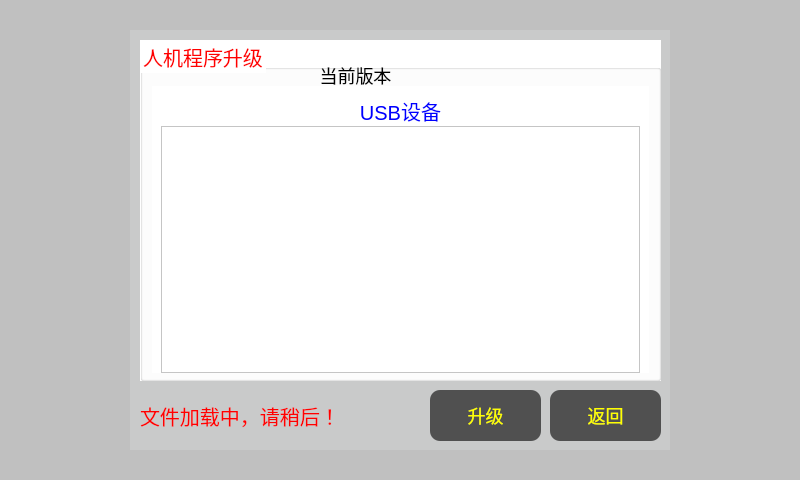
<?xml version="1.0" encoding="UTF-8"?>
<ui version="4.0">
 <class>UI</class>
 <widget class="QDialog" name="UI">
  <property name="geometry">
   <rect>
    <x>0</x>
    <y>0</y>
    <width>800</width>
    <height>480</height>
   </rect>
  </property>
  <property name="windowTitle">
   <string>Dialog</string>
  </property>
  <property name="styleSheet">
   <string notr="true"/>
  </property>
  <widget class="QLabel" name="info_pb">
   <property name="geometry">
    <rect>
     <x>280</x>
     <y>20</y>
     <width>191</width>
     <height>31</height>
    </rect>
   </property>
   <property name="text">
    <string/>
   </property>
  </widget>
  <widget class="QWidget" name="widget_2" native="true">
   <property name="geometry">
    <rect>
     <x>130</x>
     <y>30</y>
     <width>540</width>
     <height>420</height>
    </rect>
   </property>
   <property name="styleSheet">
    <string notr="true">QWidget{
background-color: rgb(201, 202, 202);
}
QPushButton{
border-radius:10;
background-color: rgb(80, 80, 80);
font-size:18px;
color:rgb(255, 255, 0);
}
QPushButton::pressed{
background-color: rgb(120, 120, 120);
}</string>
   </property>
   <widget class="QGroupBox" name="groupBox">
    <property name="geometry">
     <rect>
      <x>10</x>
      <y>10</y>
      <width>521</width>
      <height>341</height>
     </rect>
    </property>
    <property name="styleSheet">
     <string notr="true">QGroupBox{background-color: rgb(255, 255, 255);font-size:20px;color:red}</string>
    </property>
    <property name="title">
     <string>人机程序升级</string>
    </property>
    <layout class="QHBoxLayout" name="horizontalLayout">
     <property name="spacing">
      <number>9</number>
     </property>
     <property name="topMargin">
      <number>16</number>
     </property>
     <property name="bottomMargin">
      <number>5</number>
     </property>
     <item>
      <widget class="QWidget" name="widget" native="true">
       <property name="styleSheet">
        <string notr="true">background-color: rgb(255, 255, 255);</string>
       </property>
       <layout class="QVBoxLayout" name="verticalLayout">
        <property name="spacing">
         <number>0</number>
        </property>
        <property name="bottomMargin">
         <number>0</number>
        </property>
        <item>
         <widget class="QPushButton" name="usbMesg_pb">
          <property name="minimumSize">
           <size>
            <width>0</width>
            <height>31</height>
           </size>
          </property>
          <property name="maximumSize">
           <size>
            <width>16777215</width>
            <height>31</height>
           </size>
          </property>
          <property name="styleSheet">
           <string notr="true">QPushButton{font-size:20px;color:blue}</string>
          </property>
          <property name="text">
           <string>USB设备</string>
          </property>
         </widget>
        </item>
        <item>
         <widget class="QTableWidget" name="tableWidget">
          <property name="font">
           <font>
            <family>Sans Serif</family>
            <pointsize>20</pointsize>
            <weight>50</weight>
            <italic>false</italic>
            <bold>false</bold>
           </font>
          </property>
          <property name="styleSheet">
           <string notr="true">font: 20pt &quot;Sans Serif&quot;;</string>
          </property>
          <property name="alternatingRowColors">
           <bool>true</bool>
          </property>
          <property name="selectionMode">
           <enum>QAbstractItemView::SingleSelection</enum>
          </property>
         </widget>
        </item>
       </layout>
      </widget>
     </item>
    </layout>
   </widget>
   <widget class="QLabel" name="label_tips">
    <property name="geometry">
     <rect>
      <x>10</x>
      <y>360</y>
      <width>281</width>
      <height>51</height>
     </rect>
    </property>
    <property name="styleSheet">
     <string notr="true">font-size:20px;
color:red;</string>
    </property>
    <property name="text">
     <string>文件加载中，请稍后！</string>
    </property>
   </widget>
   <widget class="QPushButton" name="OK_pb">
    <property name="geometry">
     <rect>
      <x>300</x>
      <y>360</y>
      <width>111</width>
      <height>51</height>
     </rect>
    </property>
    <property name="styleSheet">
     <string notr="true">QPushButton{
border-radius:10;
background-color: rgb(80, 80, 80);
font-size:18px;
color:rgb(255, 255, 0);
}
QPushButton::pressed{
background-color: rgb(120, 120, 120);
}</string>
    </property>
    <property name="text">
     <string>升级</string>
    </property>
   </widget>
   <widget class="QPushButton" name="ESC_pb">
    <property name="geometry">
     <rect>
      <x>420</x>
      <y>360</y>
      <width>111</width>
      <height>51</height>
     </rect>
    </property>
    <property name="styleSheet">
     <string notr="true">QPushButton{
border-radius:10;
background-color: rgb(80, 80, 80);
font-size:18px;
color:rgb(255, 255, 0);
}
QPushButton::pressed{
background-color: rgb(120, 120, 120);
}</string>
    </property>
    <property name="text">
     <string>返回</string>
    </property>
   </widget>
   <widget class="QPushButton" name="vision_pb">
    <property name="geometry">
     <rect>
      <x>50</x>
      <y>30</y>
      <width>351</width>
      <height>31</height>
     </rect>
    </property>
    <property name="focusPolicy">
     <enum>Qt::NoFocus</enum>
    </property>
    <property name="styleSheet">
     <string notr="true">QPushButton{background: transparent;font-size:18px;color:black;border:noborder;}</string>
    </property>
    <property name="text">
     <string>当前版本</string>
    </property>
   </widget>
  </widget>
  <widget class="QLabel" name="background">
   <property name="geometry">
    <rect>
     <x>0</x>
     <y>0</y>
     <width>800</width>
     <height>480</height>
    </rect>
   </property>
   <property name="styleSheet">
    <string notr="true">background-color: rgba(0, 0, 0, 50);</string>
   </property>
   <property name="text">
    <string/>
   </property>
  </widget>
  <zorder>background</zorder>
  <zorder>info_pb</zorder>
  <zorder>widget_2</zorder>
 </widget>
 <resources/>
 <connections/>
</ui>
